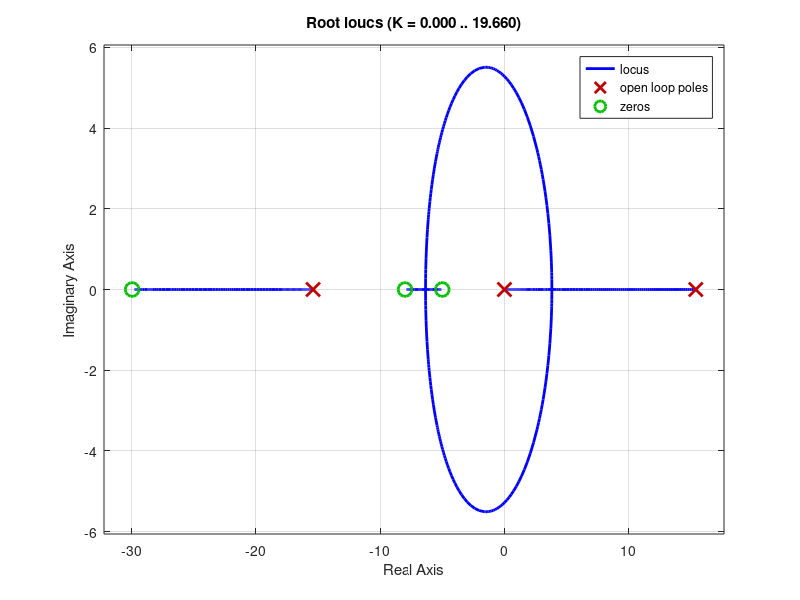

The MATLAB source for this figure: (Note: this script raises an error after producing the figure.)
clear all;
close all
clc;

g = 9.81;
c = .01;
a = .05;
hbike = .04;
hbal = .15;
mbike = 0.2;
mbal = 0.0025;
hNew = (mbike*hbike+mbal*hbal)/(mbike+mbal)
U = 1.5; %speed of microbike
lambda = 1.0;
b = 0.15;
s = tf('s');
G = minreal(sin(lambda)/b* (a/hNew*U*s + U^2/hNew - g*a*c/(hNew*U))/(s^2-g/hNew))
% Cstar = 1;%(s+.15+1.4j)*(s+.15-1.4j)/s;
z1 = 5;
z2 = 8;
Cstar = (s+z1)*(s+z2)/s

% Cstar = (s+25)*(s+20)/s
figure
rlocus(G*Cstar)
% hold on
wnservo = 23;
zservo = 1;
Gservo = wnservo^2/(s^2+2*zservo*wnservo*s+wnservo^2);

figure
rlocus(G*Cstar,G*Cstar*Gservo)

Klocus = 0.15
Kd = Klocus
Kp = (z1+z2)*Klocus
Ki = z1*z2*Klocus

Gcl = minreal(Klocus*Cstar*Gservo*G/(1+Klocus*Cstar*Gservo*G))
figure
step(Gcl*1/(.25*s+1))
